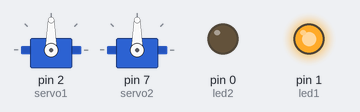
Recording of a sketch running on a simulated Arduino Mega 2560, built for the host (arithmetic inside an expression is 32-bit, double 64-bit). On the bench: 2 × servo, output pins drawn as LEDs (lit = HIGH).

Above: at 0.1 s.
Timing chart, 0 to 1.6 s (numbered marks = the images above):
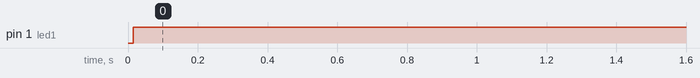

Measured:
- by itself, pin 1 (led1): LOW → HIGH at 0.02 s

The sketch:

motor.ino
```cpp
#include <CapacitiveSensor.h>
#include <Servo.h>
/*
  danli's firmware for a capacitive-sensor-driven motors!
*/

// one for forward movement, one for stop
int led1 = 1; //red, stop sign!
int led2 = 0; //green, go sign!

Servo servo1;
Servo servo2;

int capSensePin = 3; //it's odd, i apparently connected to pin 3...OK it's because the bitmask was set to 2. It's set at 1 now.
// Value the sensor needs to read in order to trigger a
// touch. Takes ten samples over a five-second period
// from the touch sensor; chooses the maximum sample
// and sets it to the cutoff value. During this five-
// second setup the sensor should not be touched.
int values = 0;
int capPin;
int get_cutoff() {
  for (int i=0; i<9; i++){
    capPin = readCapacitivePin(capSensePin);
    if (capPin > values) {
      values = capPin;
    delay(5);
    }
  }
  return values;
}

int touchedCutoff;

// the setup function runs once when you press reset or power the board
void setup(){
  // Set up the LED
  pinMode(led1, OUTPUT);
  pinMode(led2, OUTPUT);
  servo1.attach(2);
  servo2.attach(7);
  // Get and print the cutoff value.
  touchedCutoff = get_cutoff();
}

// the loop function runs over and over again forever
void loop() {
  // If the capacitive sensor reads above the cutoff,
  // turn on the LED
  if (readCapacitivePin(capSensePin) > touchedCutoff) {
    digitalWrite(led2, HIGH);
    digitalWrite(led1, LOW);
    servo1.write(0);//full speed forward!
    servo2.write(0);
    delay(2);
  }
  else {
    digitalWrite(led2, LOW);
    digitalWrite(led1, HIGH); //red light!
    servo1.write(90);
    servo2.write(90);
  }
}


uint8_t readCapacitivePin(int pinToMeasure){
  // Declare a variable which will hold the PORT,
  // PIN, and DDR registers.
  volatile uint8_t* port;
  volatile uint8_t* ddr;
  volatile uint8_t* pin;
  // Translate the input pin number to the actual register
  // location. Bitmask chooses which bit we want to look at.
  // Attiny44 only has one 8-bit port, Port A (Port B is 4
  // bits wide), so we need to use Port A and its corresponding
  // DDR and PIN values.
  byte bitmask;
  port = &PORTA;
  ddr = &DDRA;
  bitmask = 1 << pinToMeasure;
  pin = &PINA;

  // Discharge the pin by setting it as an output (and writing it low)
  *port &= ~(bitmask);
  *ddr  |= bitmask;
  delay(1);
  // Make the pin an input WITHOUT the internal pull-up on
  *ddr &= ~(bitmask);
  // Now see how long the pin takes to get pulled up
  int cycles = 16000;
  for(int i = 0; i < cycles; i++){
    if (*pin & bitmask){
      cycles = i;
      break;
    }
  }
  // Discharge the pin again by setting it low and as output.
  // It's important to leave the pins low if you want to
  // be able to touch more than 1 sensor at a time - if
  // the sensor is left pulled high, when you touch
  // two sensors, your body will transfer the charge between
  // sensors.
  *port &= ~(bitmask);
  *ddr  |= bitmask;

  return cycles;
}
```
